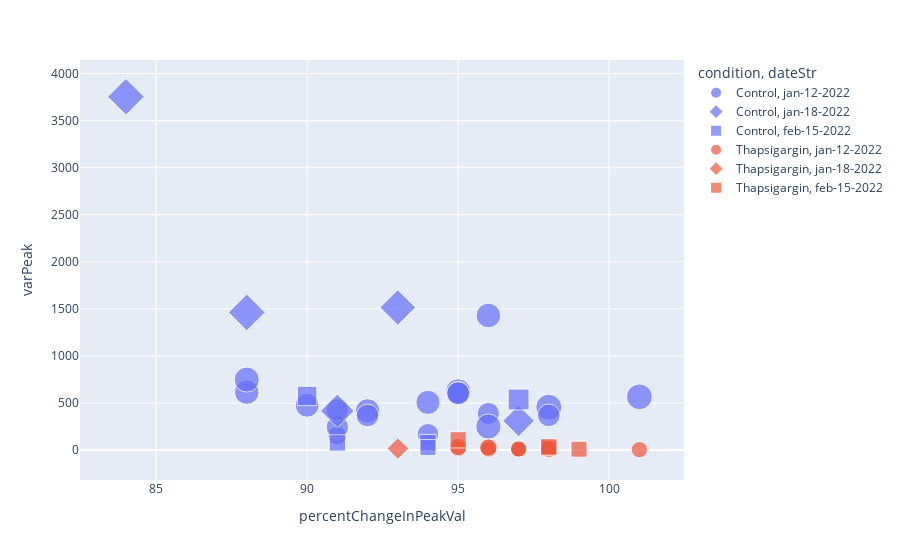

Write notebook code for a chart like this one.
### Code cell
# examine % change from start to stop of kymograph, does it predict variance of peaks?

xStat = 'percentChangeInPeakVal'
#yStat = 'peakVal_var'  # var measured from actual peaks (each spike has a peak)
yStat = 'varPeak'  # var measured from spike clips

fig = px.scatter(dfSummary, x=xStat, y=yStat,
                color='condition',
                symbol='dateStr',
                size='meanPeak',
                 hover_data=['dateStr'])
fig.show()

### Figure 1 — Plotly figure (JSON) as saved in the notebook; plotly's stock layout.template omitted (floating-point values rounded to 4 significant figures)
{"data": [{"customdata": [["jan-12-2022"], ["jan-12-2022"], ["jan-12-2022"], ["jan-12-2022"], ["jan-12-2022"], ["jan-12-2022"], ["jan-12-2022"], ["jan-12-2022"], ["jan-12-2022"], ["jan-12-2022"], ["jan-12-2022"], ["jan-12-2022"], ["jan-12-2022"], ["jan-12-2022"], ["jan-12-2022"], ["jan-12-2022"], ["jan-12-2022"], ["jan-12-2022"], ["jan-12-2022"]], "hovertemplate": "condition=Control<br>dateStr=%{customdata[0]}<br>percentChangeInPeakVal=%{x}<br>varPeak=%{y}<br>meanPeak=%{marker.size}<extra></extra>", "legendgroup": "Control, jan-12-2022", "marker": {"color": "#636efa", "size": [282.7, 343.8, 391.0, 368.0, 347.9, 208.4, 373.0, 350.7, 328.8, 290.1, 295.1, 296.6, 364.2, 306.8, 339.6, 304.1, 294.0, 385.0, 270.6], "sizemode": "area", "sizeref": 1.156, "symbol": "circle"}, "mode": "markers", "name": "Control, jan-12-2022", "orientation": "v", "showlegend": true, "type": "scatter", "x": [96, 92, 98, 96, 88, 91, 95, 96, 90, 91, 98, 92, 88, 95, 94, 95, 91, 101, 94], "xaxis": "x", "y": [389.5, 416.9, 455.7, 250.6, 615.4, 154.5, 622.7, 1430.0, 476.0, 244.2, 369.2, 367.9, 749.2, 609.4, 507.0, 603.8, 427.5, 566.5, 168.2], "yaxis": "y"}, {"customdata": [["jan-18-2022"], ["jan-18-2022"], ["jan-18-2022"], ["jan-18-2022"], ["jan-18-2022"]], "hovertemplate": "condition=Control<br>dateStr=%{customdata[0]}<br>percentChangeInPeakVal=%{x}<br>varPeak=%{y}<br>meanPeak=%{marker.size}<extra></extra>", "legendgroup": "Control, jan-18-2022", "marker": {"color": "#636efa", "size": [462.5, 435.1, 456.9, 341.0, 388.2], "sizemode": "area", "sizeref": 1.156, "symbol": "diamond"}, "mode": "markers", "name": "Control, jan-18-2022", "orientation": "v", "showlegend": true, "type": "scatter", "x": [88, 93, 84, 97, 91], "xaxis": "x", "y": [1463.0, 1515.0, 3754.0, 310.8, 416.8], "yaxis": "y"}, {"customdata": [["feb-15-2022"], ["feb-15-2022"], ["feb-15-2022"], ["feb-15-2022"], ["feb-15-2022"]], "hovertemplate": "condition=Control<br>dateStr=%{customdata[0]}<br>percentChangeInPeakVal=%{x}<br>varPeak=%{y}<br>meanPeak=%{marker.size}<extra></extra>", "legendgroup": "Control, feb-15-2022", "marker": {"color": "#636efa", "size": [218.7, 158.0, 155.4, 148.9, 252.4], "sizemode": "area", "sizeref": 1.156, "symbol": "square"}, "mode": "markers", "name": "Control, feb-15-2022", "orientation": "v", "showlegend": true, "type": "scatter", "x": [90, 94, 91, 94, 97], "xaxis": "x", "y": [575.5, 79.33, 75.73, 26.61, 537.8], "yaxis": "y"}, {"customdata": [["jan-12-2022"], ["jan-12-2022"], ["jan-12-2022"], ["jan-12-2022"], ["jan-12-2022"], ["jan-12-2022"], ["jan-12-2022"], ["jan-12-2022"], ["jan-12-2022"], ["jan-12-2022"], ["jan-12-2022"], ["jan-12-2022"]], "hovertemplate": "condition=Thapsigargin<br>dateStr=%{customdata[0]}<br>percentChangeInPeakVal=%{x}<br>varPeak=%{y}<br>meanPeak=%{marker.size}<extra></extra>", "legendgroup": "Thapsigargin, jan-12-2022", "marker": {"color": "#EF553B", "size": [140.5, 155.7, 150.9, 153.3, 152.0, 144.3, 149.6, 177.2, 181.9, 178.0, 153.3, 151.1], "sizemode": "area", "sizeref": 1.156, "symbol": "circle"}, "mode": "markers", "name": "Thapsigargin, jan-12-2022", "orientation": "v", "showlegend": true, "type": "scatter", "x": [97, 101, 96, 97, 96, 98, 95, 95, 98, 96, 97, 98], "xaxis": "x", "y": [6.444, 4.8, 25.96, 8.246, 8.335, 6.351, 13.89, 34.37, 10.98, 27.19, 12.62, 7.398], "yaxis": "y"}, {"customdata": [["jan-18-2022"]], "hovertemplate": "condition=Thapsigargin<br>dateStr=%{customdata[0]}<br>percentChangeInPeakVal=%{x}<br>varPeak=%{y}<br>meanPeak=%{marker.size}<extra></extra>", "legendgroup": "Thapsigargin, jan-18-2022", "marker": {"color": "#EF553B", "size": [157.4], "sizemode": "area", "sizeref": 1.156, "symbol": "diamond"}, "mode": "markers", "name": "Thapsigargin, jan-18-2022", "orientation": "v", "showlegend": true, "type": "scatter", "x": [93], "xaxis": "x", "y": [16.23], "yaxis": "y"}, {"customdata": [["feb-15-2022"], ["feb-15-2022"], ["feb-15-2022"], ["feb-15-2022"]], "hovertemplate": "condition=Thapsigargin<br>dateStr=%{customdata[0]}<br>percentChangeInPeakVal=%{x}<br>varPeak=%{y}<br>meanPeak=%{marker.size}<extra></extra>", "legendgroup": "Thapsigargin, feb-15-2022", "marker": {"color": "#EF553B", "size": [148.3, 144.5, 157.1, 153.3], "sizemode": "area", "sizeref": 1.156, "symbol": "square"}, "mode": "markers", "name": "Thapsigargin, feb-15-2022", "orientation": "v", "showlegend": true, "type": "scatter", "x": [99, 98, 98, 95], "xaxis": "x", "y": [9.943, 22.79, 34.58, 109.4], "yaxis": "y"}], "layout": {"legend": {"itemsizing": "constant", "title": {"text": "condition, dateStr"}, "tracegroupgap": 0}, "margin": {"t": 60}, "xaxis": {"anchor": "y", "domain": [0, 1], "title": {"text": "percentChangeInPeakVal"}}, "yaxis": {"anchor": "x", "domain": [0, 1], "title": {"text": "varPeak"}}}}
